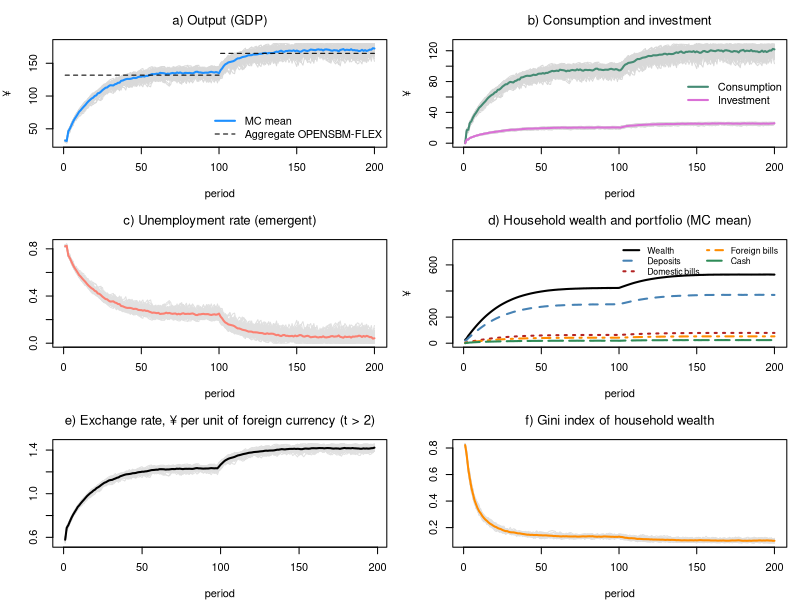

Recreate this plot in R.
# *************************************************************************
#  Model AB-OPENSBM (agent-based households, open economy, flexible exchange rate)
#  Model OPENSBM-FLEX with heterogeneous households and a job lottery
#  Sources: Godley & Lavoie, Monetary Economics, chapters 4, 7 and 12;
#           foreign-sector set-up as in the OPENSIMPLEST model;
#           agent-based set-up as in the Leeds lectures (AB-PC, AB-BMW)
#  Author: Marco Veronese Passarella
#  Last change: 27/11/2026
# *************************************************************************
#  Conventions: upper-case = MACRO total; lower-case = MICRO (one household)
# *************************************************************************
#  Story:
#    - each household decides how much it wants to spend (its OWN alpha1,
#      which falls when the interest rate rises);
#    - firms plan investment (aggregate accelerator, as in SBM);
#    - the economy needs 1/pr workers for each unit of planned demand;
#    - a random job lottery fills those jobs (some stay unfilled = friction);
#    - part of planned demand is met by imports (aggregate import function);
#    - goods are served first to foreign buyers (exports), then to the
#      government, then to firms (investment), then to households,
#      first-come-first-served;
#    - the wage bill left after interest and depreciation is split equally
#      among the employed; bank profits are split equally among households;
#    - households pay taxes and allocate wealth between cash (for
#      transactions), domestic bills, foreign bills and deposits (buffer);
#    - the exchange rate adjusts to the current account; the rest of the
#      world holds domestic bills as a residual.
#  Two independent random shuffles of households per period decide who gets
#  a job and who reaches the shop first.
# *************************************************************************

# Clear environment
rm(list = ls(all = TRUE))

# Set model parameters ####
nPeriods    <- 200         # Periods
nHouseholds <- 180         # Number of households (workforce)
MC          <- 50          # Monte Carlo repetitions
s           <- 0.1         # Size of the hiring randomness (0 = no friction)
shockStart  <- 101         # Period at which government spending rises
alpha10m    <- 0.68        # Mean autonomous component of the propensity to consume out of income
alpha11     <- 4           # Sensitivity of the propensity to consume to the interest rate
alpha1d     <- 0.1         # Spread of alpha10 across households (0 = homogeneous)
alpha2      <- 0.1         # Propensity to consume out of wealth
lambda10    <- 0.15        # Portfolio: autonomous share of domestic bills
lambda11    <- 1           # Portfolio: sensitivity of domestic bills to domestic rate
lambda12    <- 1           # Portfolio: sensitivity of domestic bills to foreign rate
lambda20    <- 0.1         # Portfolio: autonomous share of foreign bills
lambda21    <- 1           # Portfolio: sensitivity of foreign bills to domestic rate (= lambda12)
lambda22    <- 1           # Portfolio: sensitivity of foreign bills to foreign rate
lambdac     <- 0.2         # Cash to (lagged) consumption ratio
theta       <- 0.2         # Average tax rate on income
delta       <- 0.1         # Depreciation rate
gamma       <- 0.1         # Speed of adjustment of capital to its target
kappa       <- 1.5         # Target capital-output ratio
pr          <- 1           # Labour productivity
rb          <- 0.02        # Interest rate on bills
rm          <- 0.02        # Interest rate on deposits
rl          <- 0.02        # Interest rate on loans
rw          <- 0.02        # Interest rate on foreign bills
yw          <- 200         # Foreign income
eps0        <- log(0.1)    # Export equation: constant
eps1        <- 0.8         # Export equation: elasticity to exchange rate
eps2        <- 1           # Export equation: elasticity to foreign income
mu0         <- log(0.2)    # Import equation: constant (m = 0.2*y when xr = 1)
mu1         <- 0.8         # Import equation: elasticity to exchange rate
phixr       <- 3           # Speed of exchange-rate adjustment to the current account
G           <- rep(20, nPeriods)   # Government spending (planned)
G[shockStart:nPeriods] <- 25       # Higher government spending
psi         <- 1                   # Fiscal rule: share of the extra interest bill offset by lower spending
rbar        <- 0.02                # Fiscal rule: reference interest rate

# Heterogeneous, time-invariant propensity to consume out of income ####
set.seed(123)
alpha10 <- runif(nHouseholds, alpha10m - alpha1d, alpha10m + alpha1d)

# Define macro variables (results) to be stored ####
store = list(Y    = matrix(0, nPeriods, MC),   # Output / income (GDP)
             C    = matrix(0, nPeriods, MC),   # Consumption
             I    = matrix(0, nPeriods, MC),   # Investment
             V    = matrix(0, nPeriods, MC),   # Household wealth
             H_h  = matrix(0, nPeriods, MC),   # Cash held by households
             B_h  = matrix(0, nPeriods, MC),   # Bills held by households
             M_h  = matrix(0, nPeriods, MC),   # Deposits held by households
             PSBR = matrix(0, nPeriods, MC),   # Public sector borrowing requirement
             X    = matrix(0, nPeriods, MC),   # Exports
             IM   = matrix(0, nPeriods, MC),   # Imports
             CA   = matrix(0, nPeriods, MC),   # Current account
             XR   = matrix(0, nPeriods, MC),   # Exchange rate
             BF_h = matrix(0, nPeriods, MC),   # Foreign bills held by households (domestic currency)
             UR   = matrix(0, nPeriods, MC),   # Unemployment rate
             GINI = matrix(0, nPeriods, MC))   # Gini index of household wealth

# Gini index (auxiliary function)
gini <- function(z) { z <- sort(pmax(z, 0)); n <- length(z)
  if (sum(z) == 0) return(0); sum((2 * (1:n) - n - 1) * z) / (n * sum(z)) }

# Record the worst gap between H_h and H_s
sfcGap = 0

# Start the MC loop ####
for (mc in 1:MC) {

  # Set randomness seed
  set.seed(mc)

  # Define and initialise the stocks and last period's flows (MICRO)
  v  = rep(0, nHouseholds)   # Micro: household wealth
  h  = rep(0, nHouseholds)   # Micro: cash
  b  = rep(0, nHouseholds)   # Micro: domestic bills
  bf = rep(0, nHouseholds)   # Micro: foreign bills (foreign currency)
  m  = rep(0, nHouseholds)   # Micro: deposits
  yd = rep(0, nHouseholds)   # Micro: disposable income (LAST period)
  c  = rep(0, nHouseholds)   # Micro: consumption (LAST period)

  # Define and initialise the stocks, last period's output and the exchange rate (MACRO)
  K = 0; L = 0; M_s = 0; B_b = 0; Ylag = 0     # Firms and banks
  B_s = 0; B_cb = 0; H_s = 0                   # Government and central bank
  xr = 1; NETFA = 0; B_w = 0                   # Rest of the World

  # Start time loop
  for (i in 1:nPeriods) {

    ## TICK 1: firms plan investment, households plan consumption ####
    DA  = delta * K                                     # Macro: depreciation
    Ipl = max(0, gamma * (kappa * Ylag - K) + DA)       # Macro: planned investment
    alpha1 = alpha10 - alpha11 * rb                     # Micro: propensity to consume (falls with the interest rate)
    cd  = pmax(0, pmin(alpha1 * yd + alpha2 * v, v + yd))  # Micro: planned consumption (never negative)
    X   = exp(eps0 + eps1 * log(xr) + eps2 * log(yw))  # Macro: exports (lagged exchange rate)
    Gpl = G[i] - psi * (rb - rbar) * B_s                # Macro: fiscal rule (B_s is still last period's stock here)
    AD  = X + Gpl + Ipl + sum(cd)                       # Macro: planned demand
    mm  = exp(mu0 - mu1 * log(xr))                      # Macro: import propensity (lagged exchange rate)
    IM  = AD * mm / (1 + mm)                            # Macro: imports (= mm * domestic output when no friction)
    N_d = (AD - IM) / pr                                # Macro: labour needed

    ## TICK 2: job lottery ####
    N = min(floor(N_d * runif(1, 1 - s, 1 + s)), floor(N_d), nHouseholds)
    Ypot = N * pr + IM                                  # Macro: goods available (domestic + imported)

    ## TICK 3: households are re-shuffled ####
    order_c = sample(nHouseholds)                       # Queue for goods
    order_j = sample(nHouseholds)                       # Queue for jobs (independent of order_c)

    ## TICK 4: goods are served: exports, government, firms, then households ####
    Xs  = min(X, Ypot)                                  # Macro: exports served
    Gs  = min(Gpl, Ypot - Xs)                           # Macro: government purchases served
    Is  = min(Ipl, Ypot - Xs - Gs)                      # Macro: investment served
    YC  = Ypot - Xs - Gs - Is                           # Macro: goods left for households
    cdq = cd[order_c]                                   # Micro: planned demand in queue order
    cda = cumsum(cdq) - cdq                             # Micro: goods claimed by those ahead
    cds = pmin(cdq, pmax(0, YC - cda))                  # Micro: actually served
    c   = rep(0, nHouseholds); c[order_c] = cds         # Micro: actual consumption
    Y   = Xs + Gs + Is + sum(c) - IM                    # Macro: output (GDP) = domestic goods actually sold

    ## TICK 5: firms and banks ####
    Llag = L; M_slag = M_s; B_blag = B_b
    WB  = Y - rl * Llag - DA                            # Macro: wage bill = residual
    K   = K + Is - DA                                   # Macro: capital accumulation
    L   = L + Is - DA                                   # Macro: loans fund net investment  
    M_s = M_s + (L - Llag)                              # Macro: loans create deposits
    FB  = rl * Llag + rb * B_blag - rm * sum(m)         # Macro: bank profits (m still lagged here)

    ## TICK 6: incomes, taxes, wealth ####
    wage = rep(0, nHouseholds)
    if (N >= 1) wage[order_j[1:N]] = WB / N             # Micro: wage of the employed
    xrlag  = xr
    intinc = rb * b + rm * m + rw * bf * xr             # Micro: interest on last period's assets (xr not yet updated)
    income = wage + FB / nHouseholds + intinc           # Micro: total income
    tax    = theta * income                             # Micro: taxes
    yd     = income - tax                               # Micro: disposable income (also used NEXT period)
    v      = v + yd - c                                 # Micro: wealth accumulation (before capital gains)

    ## TICK 7: rest of the world: current account, exchange rate, capital gains ####
    CA  = Xs - IM + rw * sum(bf) * xrlag - rb * B_w     # Macro: current account (B_w still lagged)
    xr  = xrlag * exp(-phixr * CA / max(Y, 1))          # Macro: flexible exchange rate
    cg  = (xr - xrlag) * bf                             # Micro: capital gains on foreign bills
    v   = v + cg                                        # Micro: wealth incl. capital gains
    
    ## TICK 8: portfolio choice ####
    h  = pmax(0, pmin(lambdac * c, v))                  # Micro: cash for transactions
    b  = pmax(0, pmin(v * (lambda10 + lambda11 * rb - lambda12 * rw), v - h))  # Micro: domestic bills
    bf = pmax(0, pmin(v * (lambda20 - lambda21 * rb + lambda22 * rw), v - h - b)) / xr  # Micro: foreign bills
    m  = v - h - b - bf * xr                            # Micro: deposits = buffer stock (< 0 = overdraft)

    ## TICK 9: banks, government, central bank and rest of the world ####
    NETFA = NETFA + CA + sum(cg)                        # Macro: net foreign assets
    B_w   = sum(bf) * xr - NETFA                        # Macro: domestic bills held by RoW
    B_cblag = B_cb
    B_b  = sum(m) - M_s                                 # Macro: bills held by banks
    F_cb = rb * B_cb                                    # Macro: central bank profits (on last period's bills)
    PSBR = Gs + rb * B_s - sum(tax) - F_cb              # Macro: public sector borrowing requirement
    B_s  = B_s + PSBR                                   # Macro: supply of bills
    B_cb = B_s - sum(b) - B_b - B_w                     # Macro: central bank residual
    H_s  = H_s + (B_cb - B_cblag)                       # Macro: supply of cash
    sfcGap = max(sfcGap, abs(sum(h) - H_s))             # Hidden equation: H_h = H_s
    Ylag = Y

    # Store macro values
    store$Y[i, mc] = Y;          store$C[i, mc] = sum(c);   store$I[i, mc] = Is
    store$V[i, mc] = sum(v);     store$H_h[i, mc] = sum(h); store$B_h[i, mc] = sum(b)
    store$M_h[i, mc] = sum(m);   store$PSBR[i, mc] = PSBR
    store$X[i, mc] = Xs;         store$IM[i, mc] = IM;      store$CA[i, mc] = CA
    store$XR[i, mc] = xr;        store$BF_h[i, mc] = sum(bf) * xr
    store$UR[i, mc] = (nHouseholds - N) / nHouseholds
    store$GINI[i, mc] = gini(v)
  }
}

# Display the results ####
meanY <- rowMeans(store$Y); late1 <- 81:100; late2 <- 181:200
cat(" ******************************")
cat("\n Households =", nHouseholds, "| MC runs =", MC, "| s =", s)
cat("\n Max |H_h - H_s| =", sfcGap)
cat("\n ******************************")
cat("\n Mean values, periods 81-100 | 181-200: \n Y =", round(mean(meanY[late1]), 2), "|",
    round(mean(meanY[late2]), 2),
    "\n UR =", round(mean(rowMeans(store$UR)[late1]), 3), "|", round(mean(rowMeans(store$UR)[late2]), 3),
    "\n V =", round(mean(rowMeans(store$V)[late1]), 2), "|", round(mean(rowMeans(store$V)[late2]), 2),
    "\n Gini (wealth) =", round(mean(rowMeans(store$GINI)[late1]), 3), "|",
    round(mean(rowMeans(store$GINI)[late2]), 3),
    "\n xr =", round(mean(rowMeans(store$XR)[late1]), 3), "|", round(mean(rowMeans(store$XR)[late2]), 3),
    "\n (aggregate OPENSBM-FLEX: Y = 131.86 | 165.12; xr = 1.189 | 1.369)")
cat("\n ******************************")

# Plot the results (grey = runs, bold = MC mean) ####
op = par(mfrow = c(3, 2), mar = c(4, 4, 3, 1))

# a) Output
matplot(store$Y, type = "l", lty = 1, col = "grey85", font.main = 1,
        main = "a) Output (GDP)", xlab = "period", ylab = "¥")
lines(rowMeans(store$Y), lwd = 2, col = "dodgerblue")
segments(1, 131.86, shockStart - 1, 131.86, lty = 2); segments(shockStart, 165.12, nPeriods, 165.12, lty = 2)
legend("bottomright", c("MC mean", "Aggregate OPENSBM-FLEX"), col = c("dodgerblue", "black"),
       lwd = c(2, 1), lty = c(1, 2), bty = "n")

# b) Consumption and investment
matplot(store$C, type = "l", lty = 1, col = "grey85", font.main = 1,
        main = "b) Consumption and investment", xlab = "period", ylab = "¥",
        ylim = range(0, store$C))
matlines(store$I, lty = 1, col = "grey85")
lines(rowMeans(store$C), lwd = 2, col = "aquamarine4")
lines(rowMeans(store$I), lwd = 2, col = "orchid")
legend("right", c("Consumption", "Investment"), col = c("aquamarine4", "orchid"), lwd = 2, bty = "n")

# c) Unemployment rate (emergent)
matplot(store$UR, type = "l", lty = 1, col = "grey88", font.main = 1,
        main = "c) Unemployment rate (emergent)", xlab = "period", ylab = "")
lines(rowMeans(store$UR), lwd = 2, col = "salmon")

# d) Household portfolio (MC mean)
plot(rowMeans(store$V), type = "l", lwd = 2, col = "black", font.main = 1,
     main = "d) Household wealth and portfolio (MC mean)", xlab = "period", ylab = "¥",
     ylim = range(0, 1.45 * rowMeans(store$V)))
lines(rowMeans(store$M_h), lwd = 2, col = "steelblue", lty = 2)
lines(rowMeans(store$B_h), lwd = 2, col = "firebrick", lty = 3)
lines(rowMeans(store$BF_h), lwd = 2, col = "darkorange", lty = 4)
lines(rowMeans(store$H_h), lwd = 2, col = "seagreen", lty = 5)
legend("topright", c("Wealth", "Deposits", "Domestic bills", "Foreign bills", "Cash"),
       col = c("black", "steelblue", "firebrick", "darkorange", "seagreen"), lwd = 2, lty = 1:5,
       bty = "n", cex = 0.8, ncol = 2)

# e) Exchange rate
matplot(store$XR[3:nPeriods, ], type = "l", lty = 1, col = "grey88", font.main = 1,
        main = "e) Exchange rate, ¥ per unit of foreign currency (t > 2)", xlab = "period", ylab = "")
lines(rowMeans(store$XR[3:nPeriods, ]), lwd = 2, col = "black")

# f) Gini index of household wealth
matplot(store$GINI, type = "l", lty = 1, col = "grey88", font.main = 1,
        main = "f) Gini index of household wealth", xlab = "period", ylab = "")
lines(rowMeans(store$GINI), lwd = 2, col = "darkorange")

par(op)
